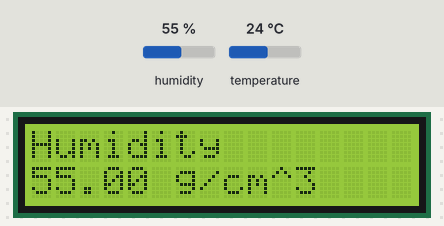
The sketch below on a simulated Arduino Uno, built with avr-gcc and run on an emulated ATmega328P. Shown: 16×2 character LCD. The inputs (shaded band) are chosen by the test bench; at power-on: humidity 55 %, temperature 24 °C. What the sketch prints to the serial monitor is not drawn.

Above: at 1.7 s.
1.8 s: humidity set to 22 %
At 8.1 s:
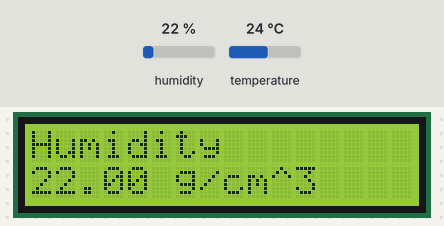
14.7 s: temperature set to 12 °C
At 23.3 s:
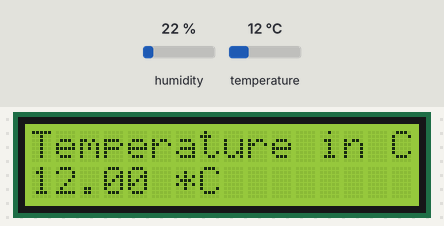
26.4 s: humidity set to 40 %
At 28.3 s:
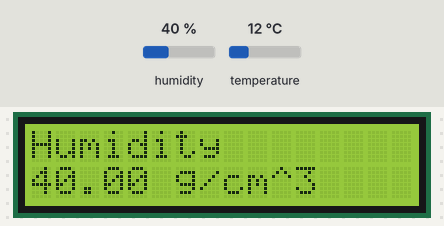
33.8 s: temperature set to 19 °C
At 45.9 s:
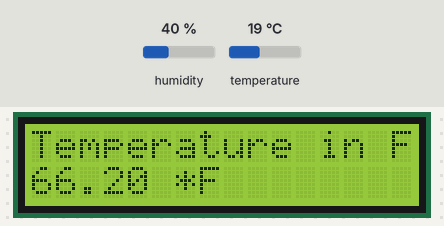
Timing chart, 0 to 47.2 s (numbered marks = the images above; inputs shaded):
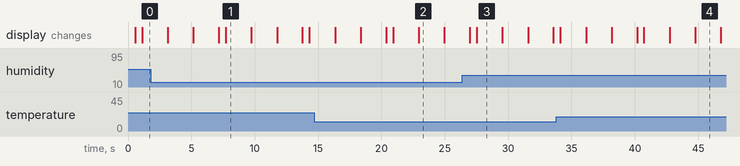

Measured:
- what the display in image 1 shows lasts 2.0 s, from 7.7 s to 9.7 s

The sketch:

DHT11_with_LCD.ino
```cpp
#include <Wire.h>
#include <LiquidCrystal_I2C.h>
LiquidCrystal_I2C lcd(0x27,16,2);
#include <DHT.h>
int dhtPin=2;
#define Type DHT11
DHT sensor(dhtPin,Type);
float humidity;
float tempC;
float tempF;

void setup() {
  // put your setup code here, to run once:
  Serial.begin(115200);
  sensor.begin();
  delay(500);
  lcd.init();
  lcd.backlight();
}

void loop() {
  // put your main code here, to run repeatedly:
  humidity=sensor.readHumidity();
  tempC=sensor.readTemperature();
  tempF=sensor.readTemperature(true);
  Serial.print("Humidity :- ");
  Serial.print(humidity);
  Serial.println(" g/m^3");
  Serial.print("Temperature :- ");
  Serial.print(tempC);
  Serial.println(" C");
  Serial.print("Temperature :- ");
  Serial.print(tempF);
  Serial.println(" F");
  delay(500);
  lcd.setCursor(0,0);
  lcd.printstr("Humidity");
  lcd.setCursor(0,1);
  lcd.print(humidity);
  lcd.print(" g/cm^3");
  delay(2000);
  lcd.clear();
  lcd.setCursor(0,0);
  lcd.printstr("Temperature in C");
  lcd.setCursor(0,1);
  lcd.print(tempC);
  lcd.printstr(" *C");
  delay(2000);
  lcd.clear();
  lcd.setCursor(0,0);
  lcd.printstr("Temperature in F");
  lcd.setCursor(0,1);
  lcd.print(tempF);
  lcd.printstr(" *F");
  delay(2000);
  lcd.clear();

}
```
